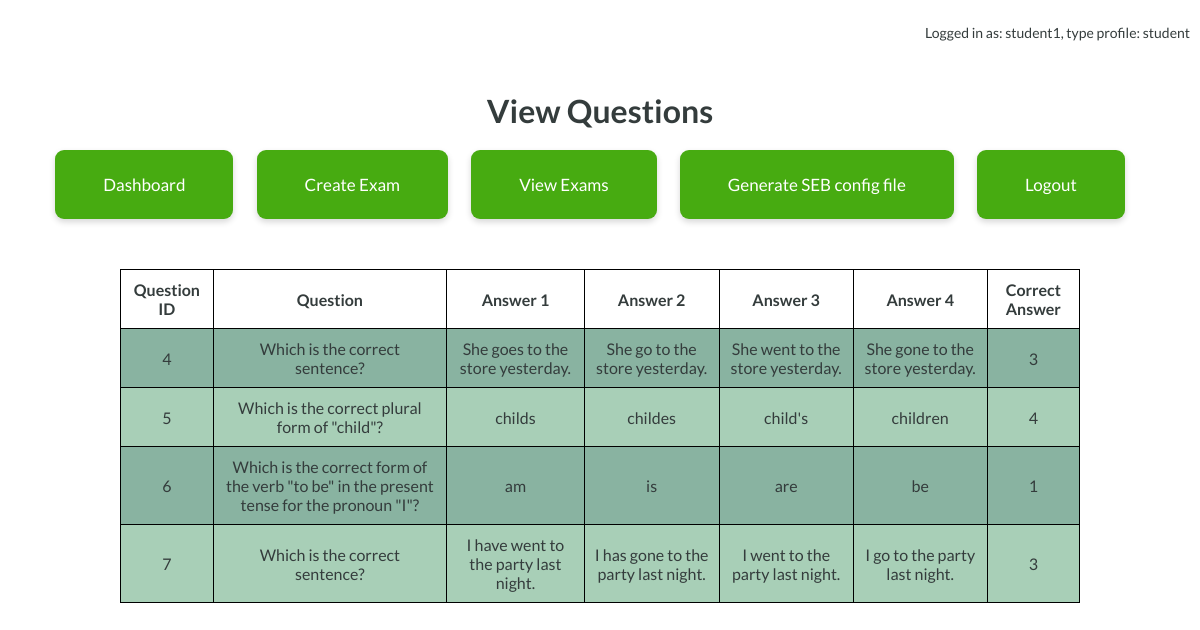
Page /view_questions.php?examId=3 (signed in) on the committed database.
### tables this page shows
CREATE TABLE questions (
  id INT PRIMARY KEY AUTO_INCREMENT,
  exam_id INT,
  question VARCHAR(255) NOT NULL,
  answer_1 VARCHAR(255) NOT NULL,
  answer_2 VARCHAR(255) NOT NULL,
  answer_3 VARCHAR(255) NOT NULL,
  answer_4 VARCHAR(255) NOT NULL,
  correct_answer INT NOT NULL,
  FOREIGN KEY (exam_id) REFERENCES exams(id)
);

### view_questions.php (the view, shortened to what this page needs)
<?php
$username = $_SESSION['username'];
$user_type = $_SESSION['user_type'];
?>
<!DOCTYPE html>
<html>
<head>
	<link rel="stylesheet" type="text/css" href="css/navigation.css">
	<link rel="stylesheet" type="text/css" href="css/tables.css">
</head>
<body>
	<div class="container">
        <p class="logged-in-as"><?php echo "Logged in as: $username, type profile: $user_type"; ?></p>
        <h1 class="dashboard-title">View Questions</h1>
        <div class="links-container">
            <a href="dashboard.php">Dashboard</a>
			<a href="create_exam.php">Create Exam</a>
			<a href="view_exams.php">View Exams</a>
			<a href="seb_config.php">Generate SEB config file</a>
			<a href="logout.php">Logout</a>
        </div>
    </div>
    <div id="questionsList">
        <table>
            <thead>
                <tr>
                    <th>Question ID</th>
                    <th>Question</th>
                    <th>Answer 1</th>
                    <th>Answer 2</th>
                    <th>Answer 3</th>
                    <th>Answer 4</th>
                    <th>Correct Answer</th>
                </tr>
            </thead>
            <tbody>
                <?php
                include "php/config.php";
                $conn = new mysqli($servername, $username, $password, $database);
                $examId = $_GET['examId'];
                $sql = "SELECT * FROM questions WHERE exam_id = $examId";
                $result = $conn->query($sql);
                if ($result->num_rows > 0) {
                    while ($row = $result->fetch_assoc()) {
                        $questionId = $row['id'];
                        $question = $row['question'];
                        $answer1 = $row['answer_1'];
                        $answer2 = $row['answer_2'];
                        $answer3 = $row['answer_3'];
                        $answer4 = $row['answer_4'];
                        $correctAnswer = $row['correct_answer'];
                        echo '<tr>';
                        echo '<td>' . $questionId . '</td>';
                        echo '<td>' . $question . '</td>';
                        echo '<td>' . $answer1 . '</td>';
                        echo '<td>' . $answer2 . '</td>';
                        echo '<td>' . $answer3 . '</td>';
                        echo '<td>' . $answer4 . '</td>';
                        echo '<td>' . $correctAnswer . '</td>';
                        echo '</tr>';
                    }
                } else {
                    echo '<tr><td colspan="7">No questions found for this exam.</td></tr>';
                }
                ?>
            </tbody>
        </table>
    </div>
</body>
</html>

### css/navigation.css (style rules this page uses)
body { background-image: url('../img/background-img.jpg'); background-size: 100% auto; font-family: 'Lato', sans-serif; color: #343c3c; display: flex; flex-direction: column; align-items: center; min-height: 100vh; margin: 0; padding: 0; }
.container { display: flex; flex-direction: column; align-items: center; margin-top: 50px; padding: 20px; }
.logged-in-as { position: absolute; top: 10px; right: 10px; font-size: 14px; }
.dashboard-title { font-size: 32px; margin-bottom: 20px; text-align: center; }
.links-container { margin-bottom: 20px; }
a { display: inline-block; margin-right: 20px; margin-bottom: 10px; padding: 1.5rem 3rem; text-align: center; background-color: #47AB11; color: #fff; border-radius: 9px; box-shadow: 0px 3px 6px rgba(0, 0, 0, 0.16); font-size: 17px; text-decoration: none; }

### css/tables.css (style rules this page uses)
table { width: 80%; border-collapse: collapse; font-size: 16px; margin-left: auto; margin-right: auto; }
thead th { background-color: #fff; text-align: center; font-weight: bold; padding: 10px; border: 1px solid #000; }
tbody td { text-align: center; padding: 10px; border: 1px solid #000; }
tbody tr:nth-child(even) { background-color: #a8cfb7; }
tbody tr:nth-child(odd) { background-color: #89B3A1; }

### rows in the picture
questions: id "4", question "Which is the correct sentence?", answer_1 "She goes to the store yesterday.", answer_2 "She go to the store yesterday.", answer_3 "She went to the store yesterday.", answer_4 "She gone to the store yesterday.", correct_answer "3"
questions: id "5", question "Which is the correct plural form of \"child\"?", answer_1 "childs", answer_2 "childes", answer_3 "child's", answer_4 "children", correct_answer "4"
questions: id "6", question "Which is the correct form of the verb \"to be\" in the present tense for the pronoun \"I\"?", answer_1 "am", answer_2 "is", answer_3 "are", answer_4 "be", correct_answer "1"
questions: id "7", question "Which is the correct sentence?", answer_1 "I have went to the party last night.", answer_2 "I has gone to the party last night.", answer_3 "I went to the party last night.", answer_4 "I go to the party last night.", correct_answer "3"

### other values in the picture
$username "student1"
$user_type "student"
